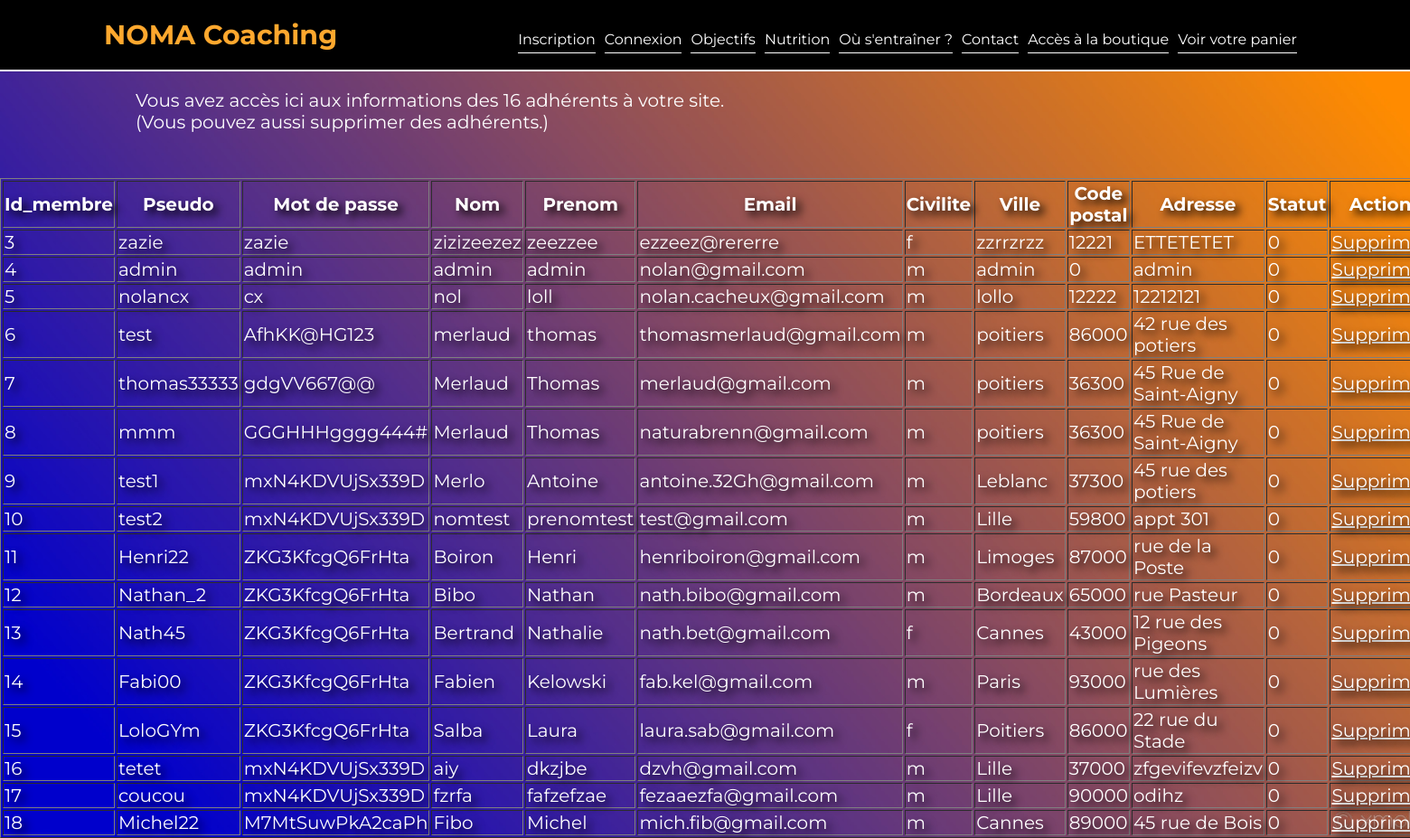
Page /admin/gestion_membre.php on the committed database.
### tables this page shows
CREATE TABLE `membre` (
  `id_membre` int(3) NOT NULL,
  `pseudo` varchar(20) NOT NULL,
  `mdp` varchar(32) NOT NULL,
  `nom` varchar(20) NOT NULL,
  `prenom` varchar(20) NOT NULL,
  `email` varchar(50) NOT NULL,
  `civilite` varchar(15) NOT NULL,
  `ville` varchar(20) NOT NULL,
  `code_postal` int(5) NOT NULL,
  `adresse` varchar(50) NOT NULL,
  `statut` int(1) NOT NULL DEFAULT '0'
);

### admin/gestion_membre.php (the view, shortened to what this page needs)
<?php
require_once("../inc/init.inc.php");
require_once("../inc/haut.inc.php");
?>
<!DOCTYPE html>
<html lang="fr">
<head>
	<link rel="stylesheet" href="<?php echo RACINE_SITE; ?>css/panier.css">
    <link rel="stylesheet" href="<?php echo RACINE_SITE; ?>img/boxicons/css/boxicons.min.css">
</head>
<?php
			$requete="SELECT * FROM membre";
			$resultat = mysqli_query($connexion,$requete );
			if ( $resultat == FALSE ){
				echo "<p>Erreur d'exécution de la requete :".mysqli_error($connexion)."</p>" ;
				die();
			}
			else
			{
				$nbreLignes = mysqli_num_rows($resultat);
                echo "<p class= 'blanc2'>Vous avez accès ici aux informations des $nbreLignes adhérents à votre site.<br>(Vous pouvez aussi supprimer des adhérents.)</p>";
				if($nbreLignes>0){
					echo "<table class= 'blanc' border='1'>";
					echo '<tr>
					<th> Id_membre </th>
					<th> Pseudo  </th>
					<th> Mot de passe</th>
					<th> Nom</th>
					<th> Prenom</th>
					<th> Email</th>
					<th> Civilite </th>
					<th> Ville </th>
					<th> Code postal</th>
					<th> Adresse</th>
					<th> Statut</th>
					<th colspan ="2">Action</th>
					</tr>';
					while ($row=mysqli_fetch_assoc ($resultat)){
						echo "
						<tr>
						<td>".$row['id_membre']."</td>
						<td>".$row['pseudo']."</td>
						<td>".$row['mdp']."</td>
						<td>".$row['nom']."</td›
						<td>"."</td>
						<td>".$row['prenom']."</td>
						<td>".$row['email']."</td>
						<td>".$row['civilite']."</td>
						<td>".$row['ville']."</td>
						<td>".$row['code_postal']."</td›
						<td>"."</td>
						<td>".$row['adresse']."</td>
						<td>".$row['statut']."</td›
						<td>"."</td>
						<td><a class= 'blanc' href='../inc/supprimer.php?id_membre=".$row['id_membre']."'>Supprimer</a></td>
						</tr>";
					}
					echo "</table>";
				}
				else{
					echo "aucune ligne";
				}
			}
		?>

### css/panier.css (style rules this page uses)
body { margin: 0; padding: 0; font-family: 'Montserrat'; background-image: url(../img/abs.jpg); background-repeat: no-repeat; background-size: cover; }
table { margin-left:auto; margin-right:auto; margin-top :50px; width : 60%; }
.blanc { color : white; font-size : 20px; text-shadow: 5px 5px 10px black; }
.blanc2 { color : white; font-size : 20px; margin-left: 150px; }

### rows in the picture
membre: id_membre "3", pseudo "zazie", mdp "zazie", nom "zizizeezez", prenom "zeezzee", email "ezzeez@rererre", civilite "f", ville "zzrrzrzz", code_postal "12221", adresse "ETTETETET", statut "0"
membre: id_membre "4", pseudo "admin", mdp "admin", nom "admin", prenom "admin", email "nolan@gmail.com", civilite "m", ville "admin", code_postal "0", adresse "admin", statut "0"
membre: id_membre "5", pseudo "nolancx", mdp "cx", nom "nol", prenom "loll", email "nolan.cacheux@gmail.com", civilite "m", ville "lollo", code_postal "12222", adresse "12212121", statut "0"
membre: id_membre "6", pseudo "test", mdp "AfhKK@HG123", nom "merlaud", prenom "thomas", email "thomasmerlaud@gmail.com", civilite "m", ville "poitiers", code_postal "86000", adresse "42 rue des potiers", statut "0"
membre: id_membre "7", pseudo "thomas33333", mdp "gdgVV667@@", nom "Merlaud", prenom "Thomas", email "merlaud@gmail.com", civilite "m", ville "poitiers", code_postal "36300", adresse "45 Rue de Saint-Aigny", statut "0"
membre: id_membre "8", pseudo "mmm", mdp "GGGHHHgggg444#", nom "Merlaud", prenom "Thomas", email "naturabrenn@gmail.com", civilite "m", ville "poitiers", code_postal "36300", adresse "45 Rue de Saint-Aigny", statut "0"
membre: id_membre "9", pseudo "test1", mdp "mxN4KDVUjSx339D", nom "Merlo", prenom "Antoine", email "antoine.32Gh@gmail.com", civilite "m", ville "Leblanc", code_postal "37300", adresse "45 rue des potiers", statut "0"
membre: id_membre "10", pseudo "test2", mdp "mxN4KDVUjSx339D", nom "nomtest", prenom "prenomtest", email "test@gmail.com", civilite "m", ville "Lille", code_postal "59800", adresse "appt 301", statut "0"
membre: id_membre "11", pseudo "Henri22", mdp "ZKG3KfcgQ6FrHta", nom "Boiron", prenom "Henri", email "henriboiron@gmail.com", civilite "m", ville "Limoges", code_postal "87000", adresse "rue de la Poste", statut "0"
membre: id_membre "12", pseudo "Nathan_2", mdp "ZKG3KfcgQ6FrHta", nom "Bibo", prenom "Nathan", email "nath.bibo@gmail.com", civilite "m", ville "Bordeaux", code_postal "65000", adresse "rue Pasteur", statut "0"
membre: id_membre "13", pseudo "Nath45", mdp "ZKG3KfcgQ6FrHta", nom "Bertrand", prenom "Nathalie", email "nath.bet@gmail.com", civilite "f", ville "Cannes", code_postal "43000", adresse "12 rue des Pigeons", statut "0"
membre: id_membre "14", pseudo "Fabi00", mdp "ZKG3KfcgQ6FrHta", nom "Fabien", prenom "Kelowski", email "fab.kel@gmail.com", civilite "m", ville "Paris", code_postal "93000", adresse "rue des Lumières", statut "0"
membre: id_membre "15", pseudo "LoloGYm", mdp "ZKG3KfcgQ6FrHta", nom "Salba", prenom "Laura", email "laura.sab@gmail.com", civilite "f", ville "Poitiers", code_postal "86000", adresse "22 rue du Stade", statut "0"
membre: id_membre "16", pseudo "tetet", mdp "mxN4KDVUjSx339D", nom "aiy", prenom "dkzjbe", email "dzvh@gmail.com", civilite "m", ville "Lille", code_postal "37000", adresse "zfgevifevzfeizv", statut "0"
membre: id_membre "17", pseudo "coucou", mdp "mxN4KDVUjSx339D", nom "fzrfa", prenom "fafzefzae", email "fezaaezfa@gmail.com", civilite "m", ville "Lille", code_postal "90000", adresse "odihz", statut "0"
membre: id_membre "18", pseudo "Michel22", mdp "M7MtSuwPkA2caPh", nom "Fibo", prenom "Michel", email "mich.fib@gmail.com", civilite "m", ville "Cannes", code_postal "89000", adresse "45 rue de Bois", statut "0"

### other values in the picture
$nbreLignes "16"
